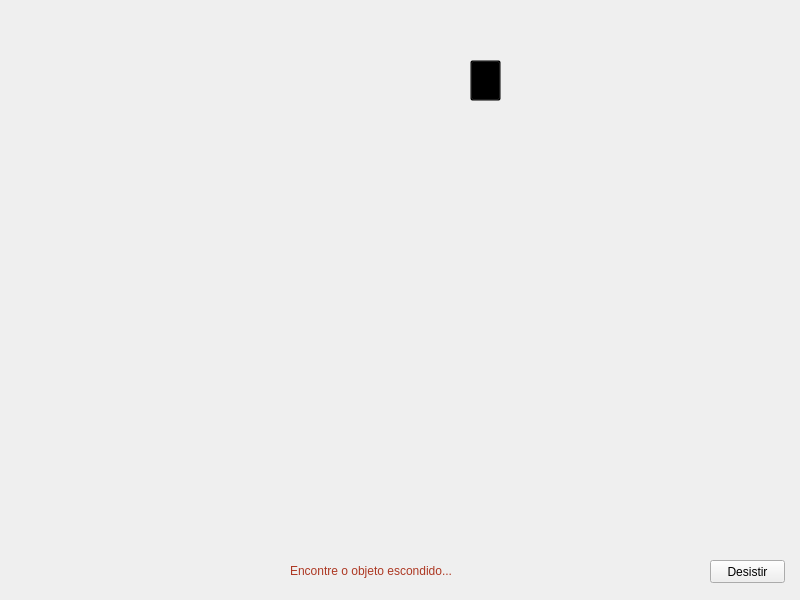
<?xml version="1.0" encoding="UTF-8"?>
<ui version="4.0">
 <class>MainWindow</class>
 <widget class="QMainWindow" name="MainWindow">
  <property name="geometry">
   <rect>
    <x>0</x>
    <y>0</y>
    <width>800</width>
    <height>600</height>
   </rect>
  </property>
  <property name="minimumSize">
   <size>
    <width>800</width>
    <height>600</height>
   </size>
  </property>
  <property name="maximumSize">
   <size>
    <width>800</width>
    <height>600</height>
   </size>
  </property>
  <property name="windowTitle">
   <string>Sala1</string>
  </property>
  <widget class="QWidget" name="centralwidget">
   <widget class="QLabel" name="lbImg">
    <property name="geometry">
     <rect>
      <x>0</x>
      <y>0</y>
      <width>800</width>
      <height>600</height>
     </rect>
    </property>
    <property name="minimumSize">
     <size>
      <width>800</width>
      <height>600</height>
     </size>
    </property>
    <property name="maximumSize">
     <size>
      <width>800</width>
      <height>600</height>
     </size>
    </property>
    <property name="text">
     <string/>
    </property>
    <property name="pixmap">
     <pixmap>../img/sala1.png</pixmap>
    </property>
    <property name="scaledContents">
     <bool>true</bool>
    </property>
   </widget>
   <widget class="QLabel" name="lbDesc">
    <property name="geometry">
     <rect>
      <x>290</x>
      <y>540</y>
      <width>231</width>
      <height>61</height>
     </rect>
    </property>
    <property name="styleSheet">
     <string notr="true">color: rgb(173, 56, 35);
font: 16pt &quot;Informal Roman&quot;;</string>
    </property>
    <property name="text">
     <string>Encontre o objeto escondido...</string>
    </property>
   </widget>
   <widget class="QPushButton" name="btObj">
    <property name="geometry">
     <rect>
      <x>470</x>
      <y>60</y>
      <width>31</width>
      <height>41</height>
     </rect>
    </property>
    <property name="styleSheet">
     <string notr="true">background-color: rgba(0, 0, 0, 0);</string>
    </property>
    <property name="text">
     <string/>
    </property>
   </widget>
   <widget class="QPushButton" name="btDesistir">
    <property name="geometry">
     <rect>
      <x>710</x>
      <y>560</y>
      <width>75</width>
      <height>23</height>
     </rect>
    </property>
    <property name="text">
     <string>Desistir</string>
    </property>
   </widget>
  </widget>
 </widget>
 <resources/>
 <connections/>
</ui>
